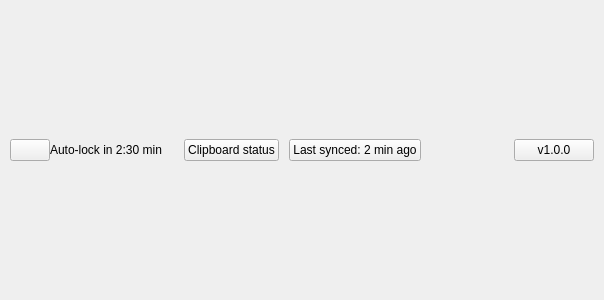
<?xml version='1.0' encoding='utf-8'?>
<ui version="4.0">
 <class>FooterComponent</class>
 <widget class="QCustomComponent" name="FooterComponent">
  <property name="geometry">
   <rect>
    <x>0</x>
    <y>0</y>
    <width>604</width>
    <height>300</height>
   </rect>
  </property>
  <property name="windowTitle">
   <string>CustomComponent</string>
  </property>
  <layout class="QHBoxLayout" name="horizontalLayout">
   <property name="spacing">
    <number>10</number>
   </property>
   <property name="leftMargin">
    <number>10</number>
   </property>
   <property name="topMargin">
    <number>10</number>
   </property>
   <property name="rightMargin">
    <number>10</number>
   </property>
   <property name="bottomMargin">
    <number>10</number>
   </property>
   <item alignment="Qt::AlignmentFlag::AlignLeft">
    <widget class="QWidget" name="widget" native="true">
     <layout class="QHBoxLayout" name="horizontalLayout_2">
      <property name="spacing">
       <number>0</number>
      </property>
      <property name="leftMargin">
       <number>0</number>
      </property>
      <property name="topMargin">
       <number>0</number>
      </property>
      <property name="rightMargin">
       <number>0</number>
      </property>
      <property name="bottomMargin">
       <number>0</number>
      </property>
      <item>
       <widget class="QPushButton" name="pushButton">
        <property name="text">
         <string />
        </property>
        <property name="icon">
         <iconset resource="../Qss/icons/_icons.qrc">
          <normaloff>:/font_awesome_solid/icons/font_awesome/solid/user-lock.png</normaloff>:/font_awesome_solid/icons/font_awesome/solid/user-lock.png</iconset>
        </property>
       </widget>
      </item>
      <item>
       <widget class="QLabel" name="autoLockLabel">
        <property name="text">
         <string>Auto-lock in 2:30 min</string>
        </property>
       </widget>
      </item>
     </layout>
    </widget>
   </item>
   <item alignment="Qt::AlignmentFlag::AlignHCenter">
    <widget class="QWidget" name="widget_2" native="true">
     <layout class="QHBoxLayout" name="horizontalLayout_3">
      <property name="spacing">
       <number>10</number>
      </property>
      <property name="leftMargin">
       <number>0</number>
      </property>
      <property name="topMargin">
       <number>0</number>
      </property>
      <property name="rightMargin">
       <number>0</number>
      </property>
      <property name="bottomMargin">
       <number>0</number>
      </property>
      <item>
       <widget class="QPushButton" name="clipboardStatusLabel">
        <property name="text">
         <string>Clipboard status</string>
        </property>
        <property name="icon">
         <iconset resource="../Qss/icons/_icons.qrc">
          <normaloff>:/font_awesome_solid/icons/font_awesome/solid/clipboard-check.png</normaloff>:/font_awesome_solid/icons/font_awesome/solid/clipboard-check.png</iconset>
        </property>
       </widget>
      </item>
      <item>
       <widget class="QPushButton" name="lastSyncedLabel">
        <property name="text">
         <string>Last synced: 2 min ago</string>
        </property>
        <property name="icon">
         <iconset resource="../Qss/icons/_icons.qrc">
          <normaloff>:/material_design/icons/material_design/cloud_sync.png</normaloff>:/material_design/icons/material_design/cloud_sync.png</iconset>
        </property>
       </widget>
      </item>
     </layout>
    </widget>
   </item>
   <item alignment="Qt::AlignmentFlag::AlignRight">
    <widget class="QWidget" name="widget_3" native="true">
     <layout class="QHBoxLayout" name="horizontalLayout_4">
      <property name="spacing">
       <number>0</number>
      </property>
      <property name="leftMargin">
       <number>0</number>
      </property>
      <property name="topMargin">
       <number>0</number>
      </property>
      <property name="rightMargin">
       <number>0</number>
      </property>
      <property name="bottomMargin">
       <number>0</number>
      </property>
      <item>
       <widget class="QPushButton" name="versionLabel">
        <property name="text">
         <string>v1.0.0</string>
        </property>
       </widget>
      </item>
     </layout>
    </widget>
   </item>
  </layout>
 </widget>
 <customwidgets>
  <customwidget>
   <class>QCustomComponent</class>
   <extends>QWidget</extends>
   <header>Custom_Widgets.QCustomComponent</header>
   <container>1</container>
  </customwidget>
 <customwidget><class>QPushButton</class><extends>QPushButton</extends><header location="global">Custom_Widgets.Theme.h</header><container>1</container></customwidget><customwidget><class>QLabel</class><extends>QLabel</extends><header location="global">Custom_Widgets.Theme.h</header><container>1</container></customwidget></customwidgets>
 <connections />
</ui>
